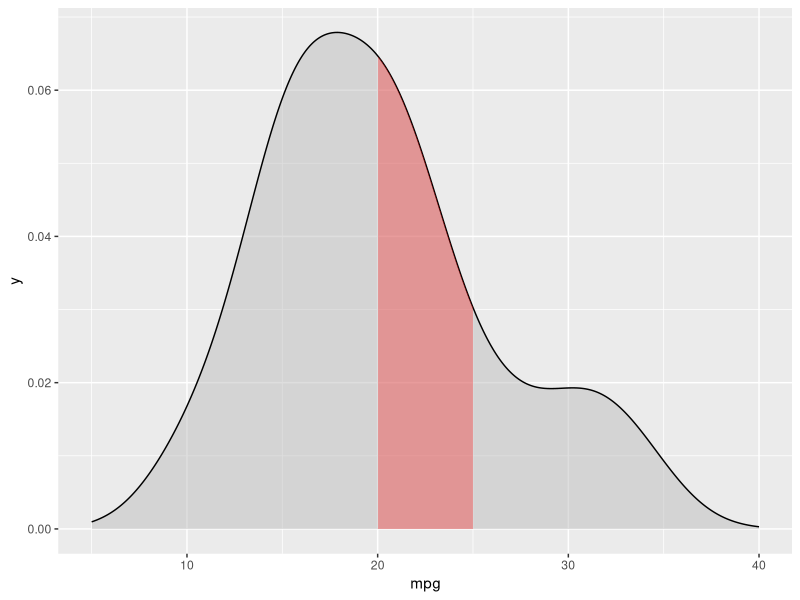
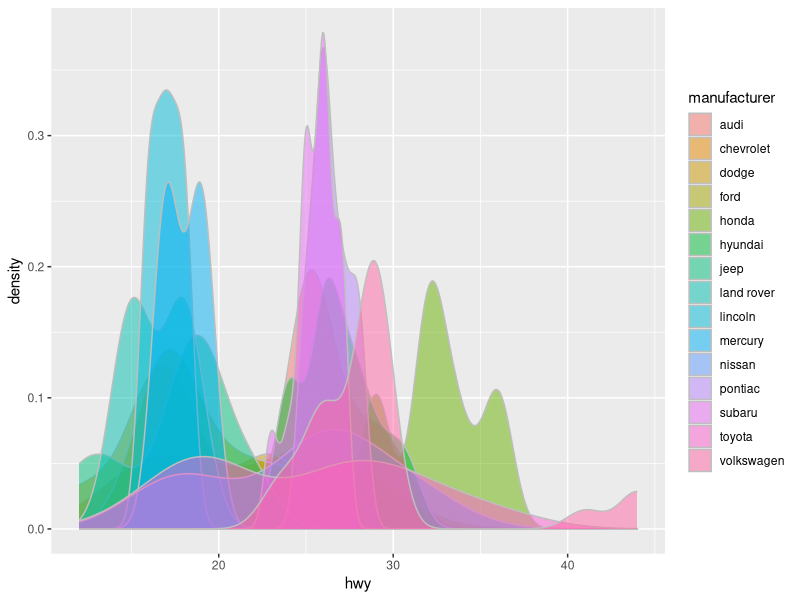

Source code (R) for these figures, in order:
## ---- chunk 1
# what is the probability of mpg, x between (20 < x < 25) 
mpg_density <- density(mtcars$mpg)
pdf <- approxfun(mpg_density$x, mpg_density$y)
integrate(pdf, 10, 25) # 0.25 or 25%

# plotting areas under curve
library(ggplot2)
ggplot(mtcars, aes(x = mpg),  xlim = c(0, 50)) + 
  geom_density(fill = "grey", 
               alpha = 0.5) +
  stat_function(fun = pdf, 
                xlim = c(20, 25), # shade auc
                geom = "area",
                fill = "red",
                alpha = 0.3) + # set transparency
  xlim(c(5, 40))
## ---- chunk 2
ggplot(mpg, aes(x = hwy, 
                fill = manufacturer)) +
  geom_density(colour = "grey",
               alpha = 0.5)
